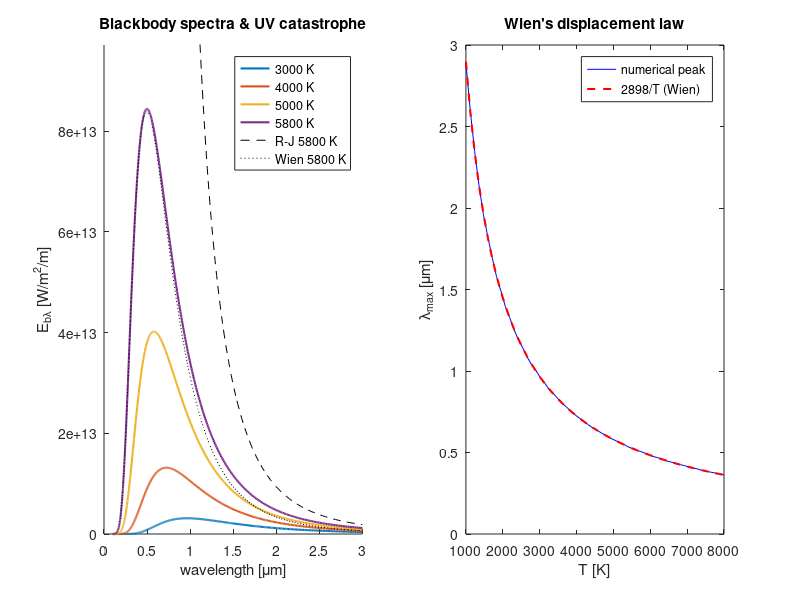

Here is the MATLAB script that generated this plot:
% Wk01 - Planck's law of blackbody radiation
% Physical Chemistry 2 - Prof. S. Joon Kwon - SPMDL - SKKU
% Rayleigh-Jeans / Wien / Planck spectra, Wien displacement, Stefan-Boltzmann.

h = 6.62607015e-34; c = 2.99792458e8; kB = 1.380649e-23;
sigma = 5.670374419e-8;
C1 = 2*pi*h*c^2;  C2 = h*c/kB;

planck = @(lam,T) C1./lam.^5 ./ (exp(C2./(lam*T)) - 1);
rj     = @(lam,T) 2*pi*c*kB*T ./ lam.^4;
wienap = @(lam,T) C1./lam.^5 .* exp(-C2./(lam*T));

lam = logspace(-7, -4.5, 800);
Ts  = [3000 4000 5000 5800];

figure(1); subplot(1,2,1); hold on;
for T = Ts, plot(lam*1e6, planck(lam,T), 'LineWidth', 1.5); end
plot(lam*1e6, rj(lam,5800), 'k--');
plot(lam*1e6, wienap(lam,5800), 'k:');
xlim([0 3]); ylim([0 1.15*max(planck(lam,5800))]);
xlabel('wavelength [\mum]'); ylabel('E_{b\lambda} [W/m^2/m]');
legend('3000 K','4000 K','5000 K','5800 K','R-J 5800 K','Wien 5800 K');
title('Blackbody spectra & UV catastrophe');

fprintf('T [K]   lambda_max [um]   lambda_max*T [um K]\n');
for T = Ts
    [~, i] = max(planck(lam, T));
    fprintf('%6.0f  %14.4f  %16.1f\n', T, lam(i)*1e6, lam(i)*T*1e6);
end
fprintf('Wien predicts lambda_max*T = 2898 um K\n\n');

lam_i = logspace(-8, -3, 40000);
fprintf('T [K]    integral            sigma*T^4        ratio\n');
for T = Ts
    Etot = trapz(lam_i, planck(lam_i, T));
    fprintf('%6.0f  %16.6e  %14.6e  %8.5f\n', T, Etot, sigma*T^4, Etot/(sigma*T^4));
end

subplot(1,2,2); Tspan = linspace(1000, 8000, 60); lmax = zeros(size(Tspan));
for k = 1:numel(Tspan)
    [~, i] = max(planck(lam, Tspan(k))); lmax(k) = lam(i);
end
plot(Tspan, lmax*1e6, 'b-', Tspan, 2898./Tspan, 'r--', 'LineWidth', 1.5);
xlabel('T [K]'); ylabel('\lambda_{max} [\mum]');
legend('numerical peak','2898/T (Wien)'); title("Wien's displacement law");
